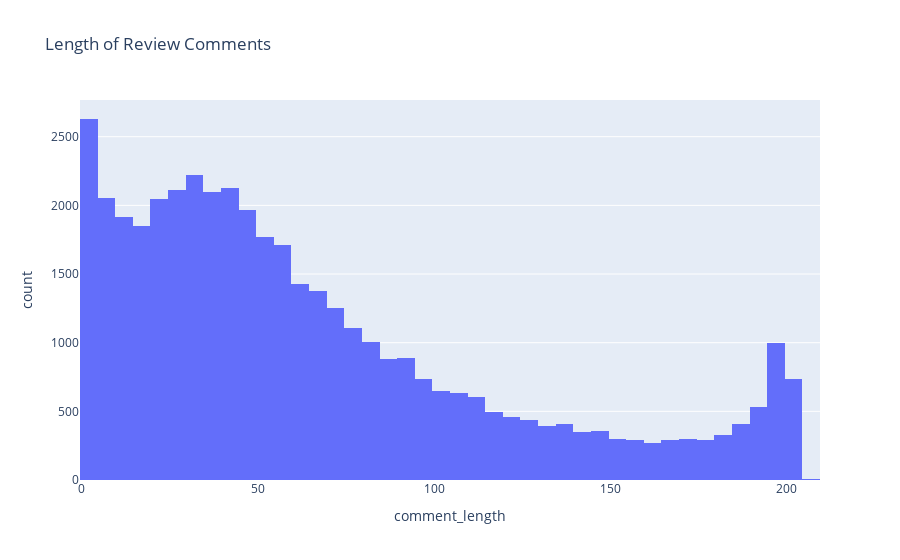

Here is the notebook cell this chart was saved with:
### Code cell
# Comment length:
df_reviews['comment_length'] = df_reviews['review_comment_message'].astype(str).apply(len)

fig = px.histogram(
    df_reviews,
    x='comment_length',
    nbins=50,
    title='Length of Review Comments'
)
fig.show()

### Figure 1 — Plotly figure (JSON) as saved in the notebook; plotly's stock layout.template omitted (floating-point values rounded to 4 significant figures; data arrays with more than 128 entries replaced by an {"elided": "..."} marker saying what was removed)
{"data": [{"alignmentgroup": "True", "bingroup": "x", "hovertemplate": "comment_length=%{x}<br>count=%{y}<extra></extra>", "legendgroup": "", "marker": {"color": "#636efa", "pattern": {"shape": ""}}, "name": "", "nbinsx": 50, "offsetgroup": "", "orientation": "v", "showlegend": false, "type": "histogram", "x": {"elided": "42706 int values"}, "xaxis": "x", "yaxis": "y"}], "layout": {"barmode": "relative", "legend": {"tracegroupgap": 0}, "title": {"text": "Length of Review Comments"}, "xaxis": {"anchor": "y", "domain": [0, 1], "title": {"text": "comment_length"}}, "yaxis": {"anchor": "x", "domain": [0, 1], "title": {"text": "count"}}}}
